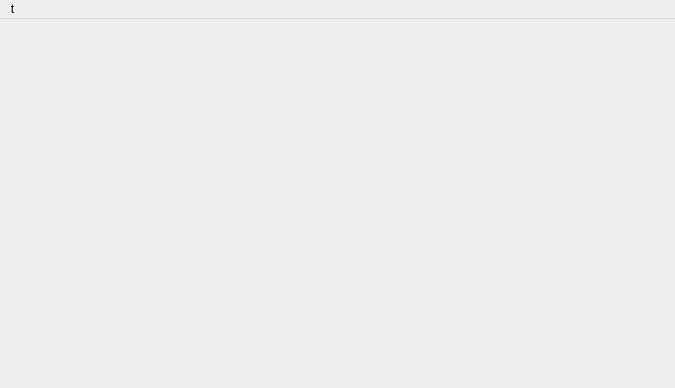
<?xml version="1.0" encoding="UTF-8"?>
<ui version="4.0">
 <class>ComboEditorWindow</class>
 <widget class="QMainWindow" name="ComboEditorWindow">
  <property name="enabled">
   <bool>true</bool>
  </property>
  <property name="geometry">
   <rect>
    <x>0</x>
    <y>0</y>
    <width>675</width>
    <height>388</height>
   </rect>
  </property>
  <property name="windowTitle">
   <string>Dialog</string>
  </property>
  <property name="windowIcon">
   <iconset>
    <normaloff>gwentcalc.ico</normaloff>gwentcalc.ico</iconset>
  </property>
  <widget class="QMenuBar" name="menuBar">
   <property name="geometry">
    <rect>
     <x>0</x>
     <y>0</y>
     <width>675</width>
     <height>20</height>
    </rect>
   </property>
   <widget class="QMenu" name="menut">
    <property name="title">
     <string>t</string>
    </property>
   </widget>
   <addaction name="menut"/>
  </widget>
 </widget>
 <resources/>
 <connections/>
</ui>
